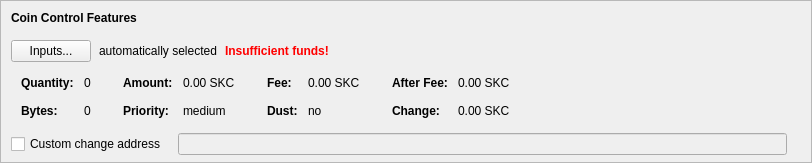
    <widget class="QFrame" name="frameCoinControl">
     <property name="sizePolicy">
      <sizepolicy hsizetype="Expanding" vsizetype="Expanding">
       <horstretch>0</horstretch>
       <verstretch>0</verstretch>
      </sizepolicy>
     </property>
     <property name="maximumSize">
      <size>
       <width>16777215</width>
       <height>16777215</height>
      </size>
     </property>
     <property name="frameShape">
      <enum>QFrame::StyledPanel</enum>
     </property>
     <property name="frameShadow">
      <enum>QFrame::Sunken</enum>
     </property>
     <layout class="QVBoxLayout" name="verticalLayoutCoinControl2">
      <property name="spacing">
       <number>0</number>
      </property>
      <property name="leftMargin">
       <number>0</number>
      </property>
      <property name="topMargin">
       <number>0</number>
      </property>
      <property name="rightMargin">
       <number>0</number>
      </property>
      <property name="bottomMargin">
       <number>6</number>
      </property>
      <item>
       <layout class="QVBoxLayout" name="verticalLayoutCoinControl" stretch="0,0,0,0,1">
        <property name="spacing">
         <number>0</number>
        </property>
        <property name="leftMargin">
         <number>10</number>
        </property>
        <property name="topMargin">
         <number>10</number>
        </property>
        <item>
         <layout class="QHBoxLayout" name="horizontalLayoutCoinControl1">
          <property name="bottomMargin">
           <number>15</number>
          </property>
          <item>
           <widget class="QLabel" name="labelCoinControlFeatures">
            <property name="sizePolicy">
             <sizepolicy hsizetype="Preferred" vsizetype="Maximum">
              <horstretch>0</horstretch>
              <verstretch>0</verstretch>
             </sizepolicy>
            </property>
            <property name="font">
             <font>
              <weight>75</weight>
              <bold>true</bold>
             </font>
            </property>
            <property name="styleSheet">
             <string notr="true">font-weight:bold;</string>
            </property>
            <property name="text">
             <string>Coin Control Features</string>
            </property>
           </widget>
          </item>
         </layout>
        </item>
        <item>
         <layout class="QHBoxLayout" name="horizontalLayoutCoinControl2" stretch="0,0,0,0">
          <property name="spacing">
           <number>8</number>
          </property>
          <property name="bottomMargin">
           <number>10</number>
          </property>
          <item>
           <widget class="QPushButton" name="pushButtonCoinControl">
            <property name="styleSheet">
             <string notr="true"/>
            </property>
            <property name="text">
             <string>Inputs...</string>
            </property>
            <property name="autoDefault">
             <bool>false</bool>
            </property>
           </widget>
          </item>
          <item>
           <widget class="QLabel" name="labelCoinControlAutomaticallySelected">
            <property name="text">
             <string>automatically selected</string>
            </property>
            <property name="margin">
             <number>5</number>
            </property>
           </widget>
          </item>
          <item>
           <widget class="QLabel" name="labelCoinControlInsuffFunds">
            <property name="font">
             <font>
              <weight>75</weight>
              <bold>true</bold>
             </font>
            </property>
            <property name="styleSheet">
             <string notr="true">color:red;font-weight:bold;</string>
            </property>
            <property name="text">
             <string>Insufficient funds!</string>
            </property>
            <property name="margin">
             <number>5</number>
            </property>
           </widget>
          </item>
          <item>
           <spacer name="horizontalSpacerCoinControl">
            <property name="orientation">
             <enum>Qt::Horizontal</enum>
            </property>
            <property name="sizeHint" stdset="0">
             <size>
              <width>40</width>
              <height>1</height>
             </size>
            </property>
           </spacer>
          </item>
         </layout>
        </item>
        <item>
         <widget class="QWidget" name="widgetCoinControl" native="true">
          <property name="sizePolicy">
           <sizepolicy hsizetype="Preferred" vsizetype="Preferred">
            <horstretch>0</horstretch>
            <verstretch>0</verstretch>
           </sizepolicy>
          </property>
          <property name="minimumSize">
           <size>
            <width>0</width>
            <height>0</height>
           </size>
          </property>
          <property name="styleSheet">
           <string notr="true"/>
          </property>
          <layout class="QHBoxLayout" name="horizontalLayoutCoinControl5">
           <property name="leftMargin">
            <number>0</number>
           </property>
           <property name="topMargin">
            <number>0</number>
           </property>
           <property name="rightMargin">
            <number>0</number>
           </property>
           <property name="bottomMargin">
            <number>0</number>
           </property>
           <item>
            <layout class="QHBoxLayout" name="horizontalLayoutCoinControl3" stretch="0,0,0,1">
             <property name="spacing">
              <number>20</number>
             </property>
             <property name="topMargin">
              <number>0</number>
             </property>
             <property name="bottomMargin">
              <number>10</number>
             </property>
             <item>
              <layout class="QFormLayout" name="formLayoutCoinControl1">
               <property name="horizontalSpacing">
                <number>10</number>
               </property>
               <property name="verticalSpacing">
                <number>14</number>
               </property>
               <property name="leftMargin">
                <number>10</number>
               </property>
               <property name="topMargin">
                <number>4</number>
               </property>
               <property name="rightMargin">
                <number>6</number>
               </property>
               <item row="0" column="0">
                <widget class="QLabel" name="labelCoinControlQuantityText">
                 <property name="font">
                  <font>
                   <weight>75</weight>
                   <bold>true</bold>
                  </font>
                 </property>
                 <property name="text">
                  <string>Quantity:</string>
                 </property>
                 <property name="margin">
                  <number>0</number>
                 </property>
                </widget>
               </item>
               <item row="0" column="1">
                <widget class="QLabel" name="labelCoinControlQuantity">
                 <property name="cursor">
                  <cursorShape>IBeamCursor</cursorShape>
                 </property>
                 <property name="contextMenuPolicy">
                  <enum>Qt::ActionsContextMenu</enum>
                 </property>
                 <property name="text">
                  <string notr="true">0</string>
                 </property>
                 <property name="margin">
                  <number>0</number>
                 </property>
                 <property name="textInteractionFlags">
                  <set>Qt::LinksAccessibleByMouse|Qt::TextSelectableByKeyboard|Qt::TextSelectableByMouse</set>
                 </property>
                </widget>
               </item>
               <item row="1" column="0">
                <widget class="QLabel" name="labelCoinControlBytesText">
                 <property name="font">
                  <font>
                   <weight>75</weight>
                   <bold>true</bold>
                  </font>
                 </property>
                 <property name="text">
                  <string>Bytes:</string>
                 </property>
                </widget>
               </item>
               <item row="1" column="1">
                <widget class="QLabel" name="labelCoinControlBytes">
                 <property name="cursor">
                  <cursorShape>IBeamCursor</cursorShape>
                 </property>
                 <property name="contextMenuPolicy">
                  <enum>Qt::ActionsContextMenu</enum>
                 </property>
                 <property name="text">
                  <string notr="true">0</string>
                 </property>
                 <property name="textInteractionFlags">
                  <set>Qt::LinksAccessibleByMouse|Qt::TextSelectableByKeyboard|Qt::TextSelectableByMouse</set>
                 </property>
                </widget>
               </item>
              </layout>
             </item>
             <item>
              <layout class="QFormLayout" name="formLayoutCoinControl2">
               <property name="horizontalSpacing">
                <number>10</number>
               </property>
               <property name="verticalSpacing">
                <number>14</number>
               </property>
               <property name="leftMargin">
                <number>6</number>
               </property>
               <property name="topMargin">
                <number>4</number>
               </property>
               <property name="rightMargin">
                <number>6</number>
               </property>
               <item row="0" column="0">
                <widget class="QLabel" name="labelCoinControlAmountText">
                 <property name="font">
                  <font>
                   <weight>75</weight>
                   <bold>true</bold>
                  </font>
                 </property>
                 <property name="text">
                  <string>Amount:</string>
                 </property>
                 <property name="margin">
                  <number>0</number>
                 </property>
                </widget>
               </item>
               <item row="0" column="1">
                <widget class="QLabel" name="labelCoinControlAmount">
                 <property name="cursor">
                  <cursorShape>IBeamCursor</cursorShape>
                 </property>
                 <property name="contextMenuPolicy">
                  <enum>Qt::ActionsContextMenu</enum>
                 </property>
                 <property name="text">
                  <string notr="true">0.00 SKC</string>
                 </property>
                 <property name="textInteractionFlags">
                  <set>Qt::LinksAccessibleByMouse|Qt::TextSelectableByKeyboard|Qt::TextSelectableByMouse</set>
                 </property>
                </widget>
               </item>
               <item row="1" column="0">
                <widget class="QLabel" name="labelCoinControlPriorityText">
                 <property name="font">
                  <font>
                   <weight>75</weight>
                   <bold>true</bold>
                  </font>
                 </property>
                 <property name="text">
                  <string>Priority:</string>
                 </property>
                </widget>
               </item>
               <item row="1" column="1">
                <widget class="QLabel" name="labelCoinControlPriority">
                 <property name="cursor">
                  <cursorShape>IBeamCursor</cursorShape>
                 </property>
                 <property name="contextMenuPolicy">
                  <enum>Qt::ActionsContextMenu</enum>
                 </property>
                 <property name="text">
                  <string notr="true">medium</string>
                 </property>
                 <property name="textInteractionFlags">
                  <set>Qt::LinksAccessibleByMouse|Qt::TextSelectableByKeyboard|Qt::TextSelectableByMouse</set>
                 </property>
                </widget>
               </item>
              </layout>
             </item>
             <item>
              <layout class="QFormLayout" name="formLayoutCoinControl3">
               <property name="horizontalSpacing">
                <number>10</number>
               </property>
               <property name="verticalSpacing">
                <number>14</number>
               </property>
               <property name="leftMargin">
                <number>6</number>
               </property>
               <property name="topMargin">
                <number>4</number>
               </property>
               <property name="rightMargin">
                <number>6</number>
               </property>
               <item row="0" column="0">
                <widget class="QLabel" name="labelCoinControlFeeText">
                 <property name="font">
                  <font>
                   <weight>75</weight>
                   <bold>true</bold>
                  </font>
                 </property>
                 <property name="text">
                  <string>Fee:</string>
                 </property>
                 <property name="margin">
                  <number>0</number>
                 </property>
                </widget>
               </item>
               <item row="0" column="1">
                <widget class="QLabel" name="labelCoinControlFee">
                 <property name="cursor">
                  <cursorShape>IBeamCursor</cursorShape>
                 </property>
                 <property name="contextMenuPolicy">
                  <enum>Qt::ActionsContextMenu</enum>
                 </property>
                 <property name="text">
                  <string notr="true">0.00 SKC</string>
                 </property>
                 <property name="textInteractionFlags">
                  <set>Qt::LinksAccessibleByMouse|Qt::TextSelectableByKeyboard|Qt::TextSelectableByMouse</set>
                 </property>
                </widget>
               </item>
               <item row="1" column="0">
                <widget class="QLabel" name="labelCoinControlLowOutputText">
                 <property name="font">
                  <font>
                   <weight>75</weight>
                   <bold>true</bold>
                  </font>
                 </property>
                 <property name="text">
                  <string>Dust:</string>
                 </property>
                </widget>
               </item>
               <item row="1" column="1">
                <widget class="QLabel" name="labelCoinControlLowOutput">
                 <property name="cursor">
                  <cursorShape>IBeamCursor</cursorShape>
                 </property>
                 <property name="contextMenuPolicy">
                  <enum>Qt::ActionsContextMenu</enum>
                 </property>
                 <property name="text">
                  <string notr="true">no</string>
                 </property>
                 <property name="textInteractionFlags">
                  <set>Qt::LinksAccessibleByMouse|Qt::TextSelectableByKeyboard|Qt::TextSelectableByMouse</set>
                 </property>
                </widget>
               </item>
              </layout>
             </item>
             <item>
              <layout class="QFormLayout" name="formLayoutCoinControl4">
               <property name="horizontalSpacing">
                <number>10</number>
               </property>
               <property name="verticalSpacing">
                <number>14</number>
               </property>
               <property name="leftMargin">
                <number>6</number>
               </property>
               <property name="topMargin">
                <number>4</number>
               </property>
               <property name="rightMargin">
                <number>6</number>
               </property>
               <item row="0" column="0">
                <widget class="QLabel" name="labelCoinControlAfterFeeText">
                 <property name="font">
                  <font>
                   <weight>75</weight>
                   <bold>true</bold>
                  </font>
                 </property>
                 <property name="text">
                  <string>After Fee:</string>
                 </property>
                 <property name="margin">
                  <number>0</number>
                 </property>
                </widget>
               </item>
               <item row="0" column="1">
                <widget class="QLabel" name="labelCoinControlAfterFee">
                 <property name="cursor">
                  <cursorShape>IBeamCursor</cursorShape>
                 </property>
                 <property name="contextMenuPolicy">
                  <enum>Qt::ActionsContextMenu</enum>
                 </property>
                 <property name="text">
                  <string notr="true">0.00 SKC</string>
                 </property>
                 <property name="textInteractionFlags">
                  <set>Qt::LinksAccessibleByMouse|Qt::TextSelectableByKeyboard|Qt::TextSelectableByMouse</set>
                 </property>
                </widget>
               </item>
               <item row="1" column="0">
                <widget class="QLabel" name="labelCoinControlChangeText">
                 <property name="font">
                  <font>
                   <weight>75</weight>
                   <bold>true</bold>
                  </font>
                 </property>
                 <property name="text">
                  <string>Change:</string>
                 </property>
                </widget>
               </item>
               <item row="1" column="1">
                <widget class="QLabel" name="labelCoinControlChange">
                 <property name="cursor">
                  <cursorShape>IBeamCursor</cursorShape>
                 </property>
                 <property name="contextMenuPolicy">
                  <enum>Qt::ActionsContextMenu</enum>
                 </property>
                 <property name="text">
                  <string notr="true">0.00 SKC</string>
                 </property>
                 <property name="textInteractionFlags">
                  <set>Qt::LinksAccessibleByMouse|Qt::TextSelectableByKeyboard|Qt::TextSelectableByMouse</set>
                 </property>
                </widget>
               </item>
              </layout>
             </item>
            </layout>
           </item>
          </layout>
         </widget>
        </item>
        <item>
         <layout class="QHBoxLayout" name="horizontalLayoutCoinControl4" stretch="0,0,0">
          <property name="spacing">
           <number>12</number>
          </property>
          <property name="sizeConstraint">
           <enum>QLayout::SetDefaultConstraint</enum>
          </property>
          <property name="topMargin">
           <number>5</number>
          </property>
          <property name="rightMargin">
           <number>5</number>
          </property>
          <item>
           <widget class="QCheckBox" name="checkBoxCoinControlChange">
            <property name="toolTip">
             <string>If this is activated, but the change address is empty or invalid, change will be sent to a newly generated address.</string>
            </property>
            <property name="text">
             <string>Custom change address</string>
            </property>
           </widget>
          </item>
          <item>
           <widget class="QValidatedLineEdit" name="lineEditCoinControlChange">
            <property name="enabled">
             <bool>false</bool>
            </property>
            <property name="sizePolicy">
             <sizepolicy hsizetype="Expanding" vsizetype="Fixed">
              <horstretch>0</horstretch>
              <verstretch>0</verstretch>
             </sizepolicy>
            </property>
           </widget>
          </item>
          <item>
           <widget class="QLabel" name="labelCoinControlChangeLabel">
            <property name="sizePolicy">
             <sizepolicy hsizetype="Preferred" vsizetype="Expanding">
              <horstretch>0</horstretch>
              <verstretch>0</verstretch>
             </sizepolicy>
            </property>
            <property name="minimumSize">
             <size>
              <width>0</width>
              <height>0</height>
             </size>
            </property>
            <property name="text">
             <string/>
            </property>
            <property name="margin">
             <number>3</number>
            </property>
           </widget>
          </item>
         </layout>
        </item>
        <item>
         <spacer name="verticalSpacerCoinControl">
          <property name="orientation">
           <enum>Qt::Vertical</enum>
          </property>
          <property name="sizeHint" stdset="0">
           <size>
            <width>800</width>
            <height>1</height>
           </size>
          </property>
         </spacer>
        </item>
       </layout>
      </item>
     </layout>
    </widget>
